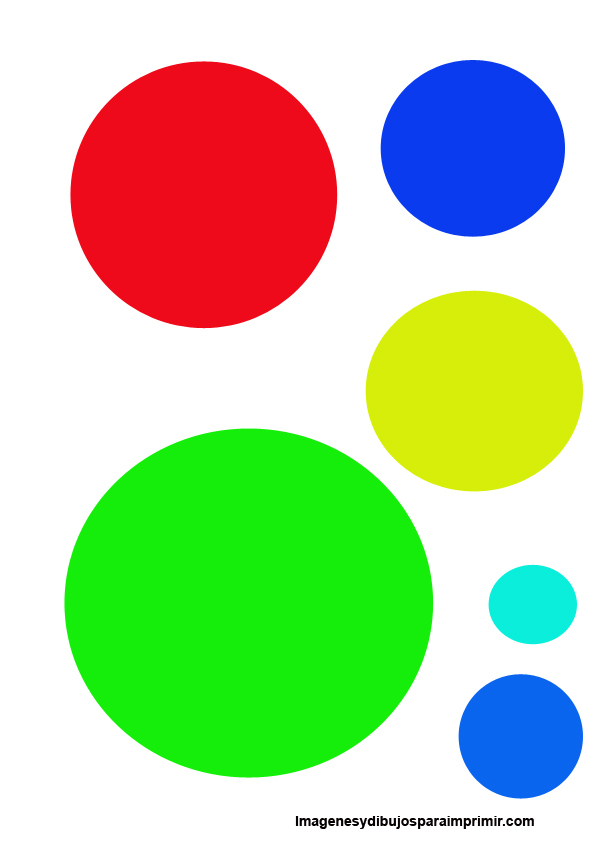
#> input picture Analysis/Program/base and test/colordet.jpg, 595 x 842 px, given in place of img1.jpg, which was not available
$ python summing_up.py   (Python 2 division)
#> lines starting #> are read from the running program, lines starting #| are printed output that depends on the picture; after the words box and inside, x2 and y2 are one past the last pixel; in counts of white or black regions, pixels touching at a corner belong together; long printed decimals are rounded; pictures that were not available may be replaced by others from this repository, and a replacement may not be noted
import numpy as np
import matplotlib.pyplot as plt
import cv2
import threading as thr
import time as ti
import imutils
import urllib2 as url
bot_points=[[72,43],[22,87],[92,13],[12,55],[71,02],[13,55],[77,1],[32,33],[91,64],[2,4],[99,100]]
t=bot_points
#initialisations
line=[]
pos=[]
posi=[]
cent=[]
clr_id={}
distance=[]
dist=[]
new=[]
bots=5
u=1
v=1
d=1
e=1
s_lim=5
x=640
y=480
cap=cv2.VideoCapture(1)
lower = {'red': (166, 100, 100), 'green': (40, 100, 100), 'blue': (100, 100,100), 'yellow': (8,100, 100), 'orange': (-6,100,100)}
upper = {'red': (186, 255, 255), 'green': (65, 255, 255), 'blue': (120, 255, 255), 'yellow': (28, 255, 255), 'orange': (14,255,255)}
center_bot=int((bots-1)/2)
median=int(y/2)
upper_range=x-(0.1*x)
lower_range=x-(0.9*x)
spacing=(upper_range-lower_range)/bots
z=int(lower_range)
def bot70(x,y):#robot protocols
    return 0
def bot71(x,y):#robot protocols
    return 0
def bot72(x,y):#robot protocols
    return 0
def bot73(x,y):#robot protocols
    return 0
def bot74(x,y):#robot protocols
    return 0
#test
# [37 lines left out: function overall, not called in this run]
def get_image():
    #_,img=cap.read()
    img=cv2.imread("img1.jpg")
#> img is the input picture: shape (842, 595, 3); mean B, G, R 161.3, 208.6, 181.4
    _=True
    if _:
        return img
    else:
        print "camera cannot be accessed"
        return None
def line_skeleton(z=z):
    #for making line skeleton in any given x and y
    for i in range(bots):
        line.append([z,median])
        z=int(z+spacing)
    return line
# [40 lines left out: function rectangular_wave, not called in this run]
def nearest_neighbours(skeleton,temp):
    posi=[]
    #find euclidian distance  eu_dist=sqrt((x1-y1)*2-(x2-y2)*2)
    #mutable list should be assigned properly
    temp=temp[:]
    t=temp
    for i in xrange(len(t)):
        distance=[]
        for j in temp:
            dis = np.linalg.norm(np.array(skeleton[i]) - np.array(j))
            distance.append([dis,j])
        pos=[k[1] for k in sorted(distance)][0]
        posi.append(pos)
        temp.remove(pos)
    return posi
def color_centers(x,lower,upper):
    mask = cv2.inRange(x, lower, upper)
    mask = cv2.erode(mask, None, iterations=2)
    mask = cv2.dilate(mask, None, iterations=2)
    cnts = cv2.findContours(mask.copy(), cv2.RETR_EXTERNAL,cv2.CHAIN_APPROX_SIMPLE)[-2]
    if len(cnts) > 0:
        c = max(cnts, key=cv2.contourArea)
        rect=cv2.minAreaRect(np.array(c))
        print rect
        ((x, y), radius) = cv2.minEnclosingCircle(c)
        M = cv2.moments(c)
        center = (int(M["m10"] / M["m00"]), int(M["m01"] / M["m00"]))
        if radius > 10:
            cv2.circle(g, (int(x), int(y)), int(radius),(0, 255, 255), 2)
            cv2.circle(g, center, 5, (0, 255, 0), -1)
            return center
    else:return 0
if __name__=="__main__":
    g = get_image()
    g = imutils.resize(g, width=640, height=480)
    hsv = cv2.cvtColor(g, cv2.COLOR_BGR2HSV)
#> hsv: shape (905, 640, 3); mean H, S, V 46.4, 114.1, 246.5
    for clr, ran in lower.iteritems():
        clr_centr = color_centers(hsv, lower[clr], upper[clr])
        if clr_centr == 0:
            pass
        else:
            cent.append(list(clr_centr))
            clr_id[clr] = tuple(clr_centr)
#> this loop made 5 passes
#> (rect in color_centers, x in color_centers, y in color_centers, radius in color_centers, clr_centr) on passes 1 to 3: (((219, 209), (286, 286), -90), 218.7, 208.9, 143.6, (218, 208)), (((267, 648), (374, 396), -90), 267.1, 647, 198.3, (267, 647)), (((508.5, 159), (190, 197), -90), 508.3, 159, 99.13, (508, 158))
#> clr_centr on passes 4 to 5: 0, 0
#| ((219.0, 209.0), (286.0, 286.0), -90.0)
#| ((267.0, 648.0), (374.0, 396.0), -90.0)
#| ((508.5, 159.0), (190.0, 197.0), -90.0)
#> pass 1, in color_centers, `mask = cv2.inRange(x, lower, upper)`:
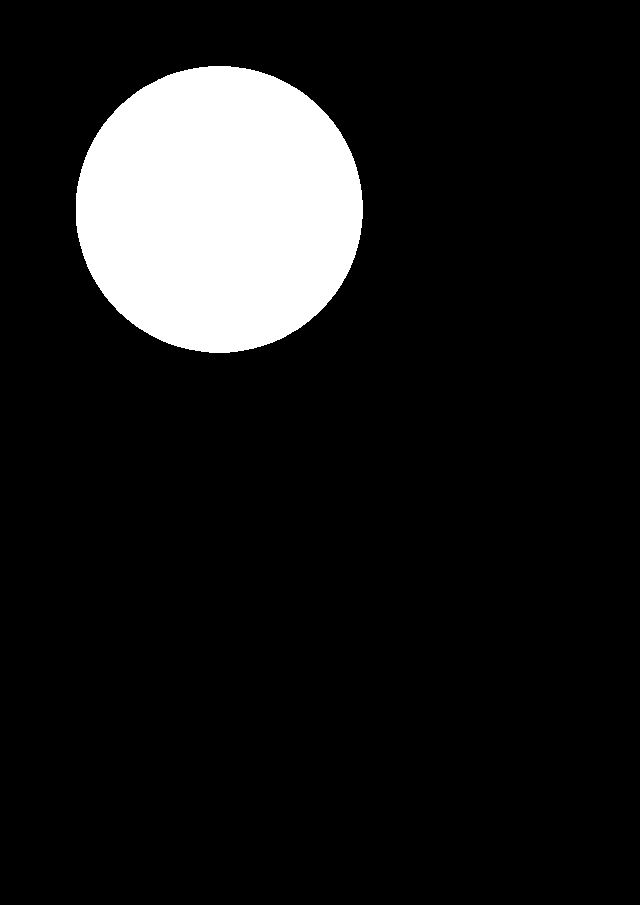
#> mask: shape (905, 640); 11.2% white; 1 white region, box (x1, y1, x2, y2) and area: (76, 66, 363, 353) 64677
#> pass 1, in color_centers, `mask = cv2.erode(mask, None, iterations=2)`:
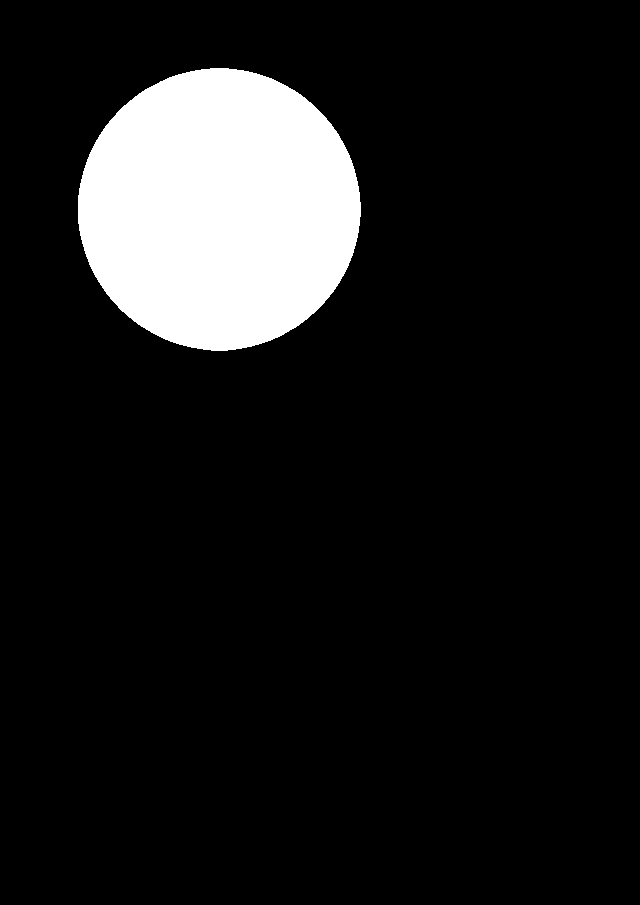
#> mask: shape (905, 640); 10.8% white; 1 white region, box (x1, y1, x2, y2) and area: (78, 68, 361, 351) 62397
#> pass 2, in color_centers (call 2), `mask = cv2.inRange(x, lower, upper)`:
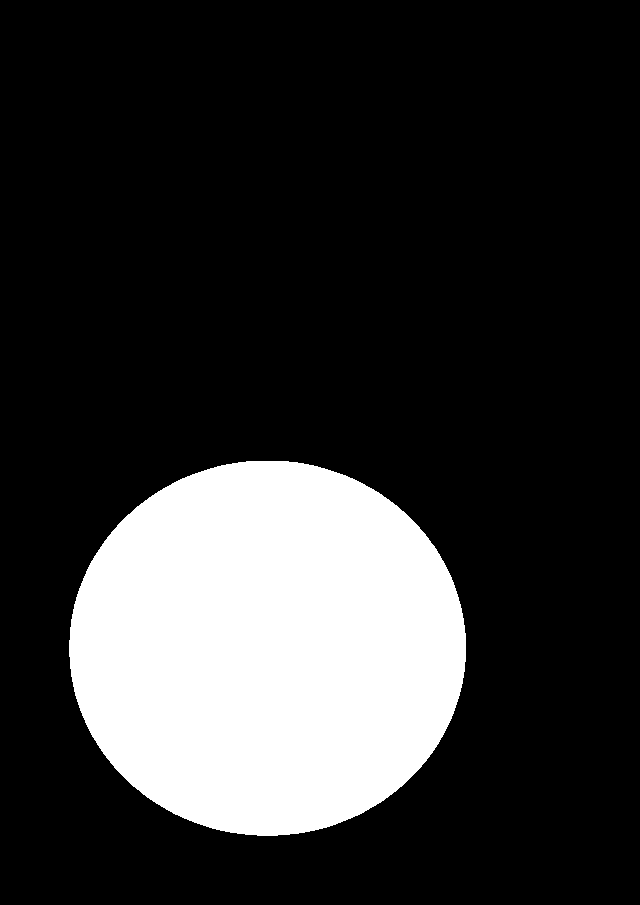
#> mask: shape (905, 640); 20.2% white; 1 white region, box (x1, y1, x2, y2) and area: (69, 461, 466, 836) 116997
#> pass 2, in color_centers (call 2), `mask = cv2.erode(mask, None, iterations=2)`:
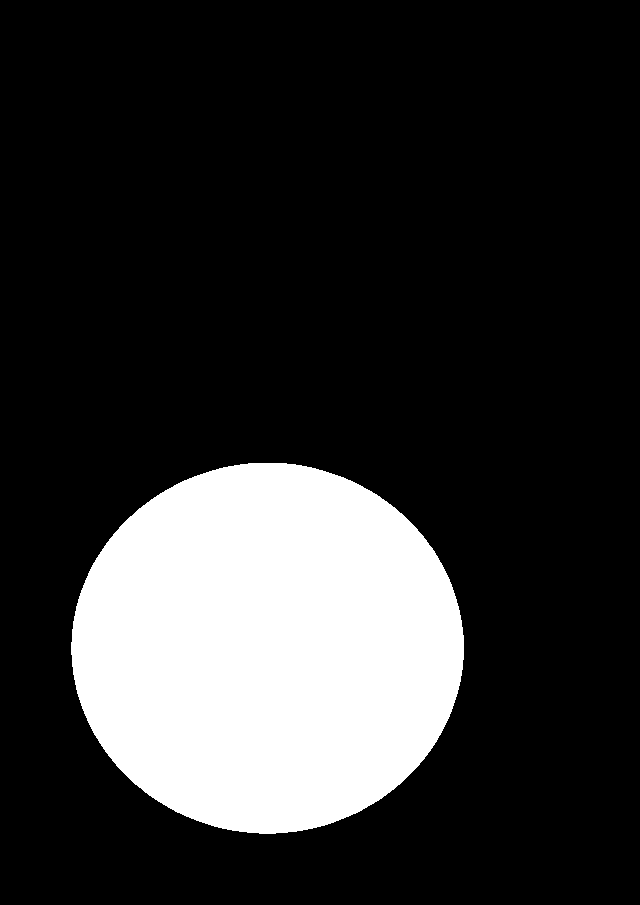
#> mask: shape (905, 640); 19.7% white; 1 white region, box (x1, y1, x2, y2) and area: (71, 463, 464, 834) 113925
#> after the loop, cent = [[218, 208], [267, 647], [508, 158]]; clr_id = {'red': (218, 208), 'green': (267, 647), 'blue': (508, 158)}
    lin = line_skeleton()
    arranged = nearest_neighbours(lin, cent)
#> in nearest_neighbours, `temp=temp[:]`: temp = [[218, 208], [267, 647], [508, 158]]
#> the loop in nearest_neighbours, `for i in xrange(len(t)):` made 3 passes
#> after the loop in nearest_neighbours, `for i in xrange(len(t)):`: posi = [[218, 208], [508, 158], [267, 647]]; temp = []
#> arranged = [[218, 208], [508, 158], [267, 647]]
    [cv2.circle(g, tuple(ke), 6, (0, 0, 255), 2) for ke in lin]
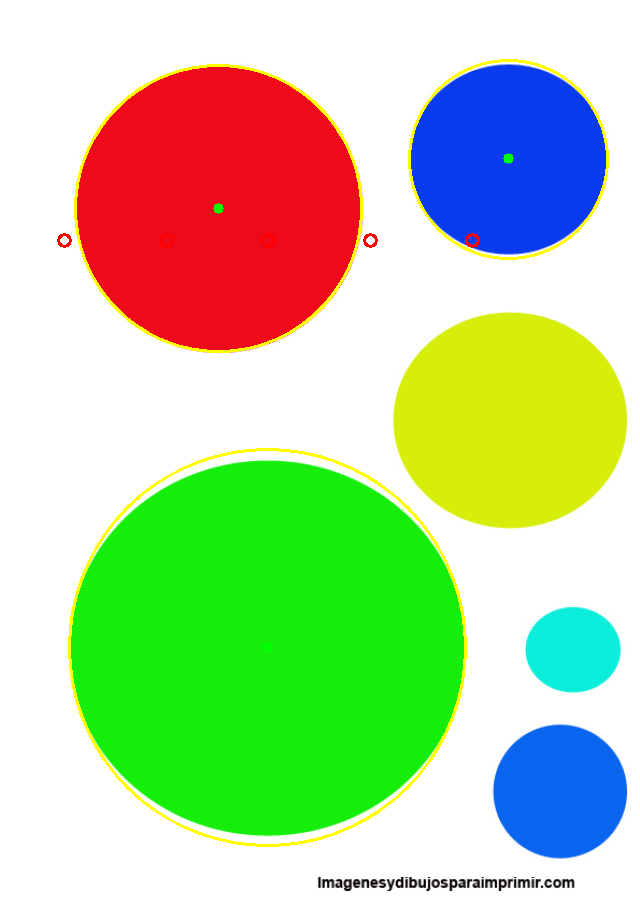
#> g: shape (905, 640, 3); mean B, G, R 158.4, 209.3, 181.8
    for ind, ar in enumerate(arranged):
        cv2.circle(g, tuple(ar), 7, (0, 255, 225), -1)
#> this loop made 3 passes
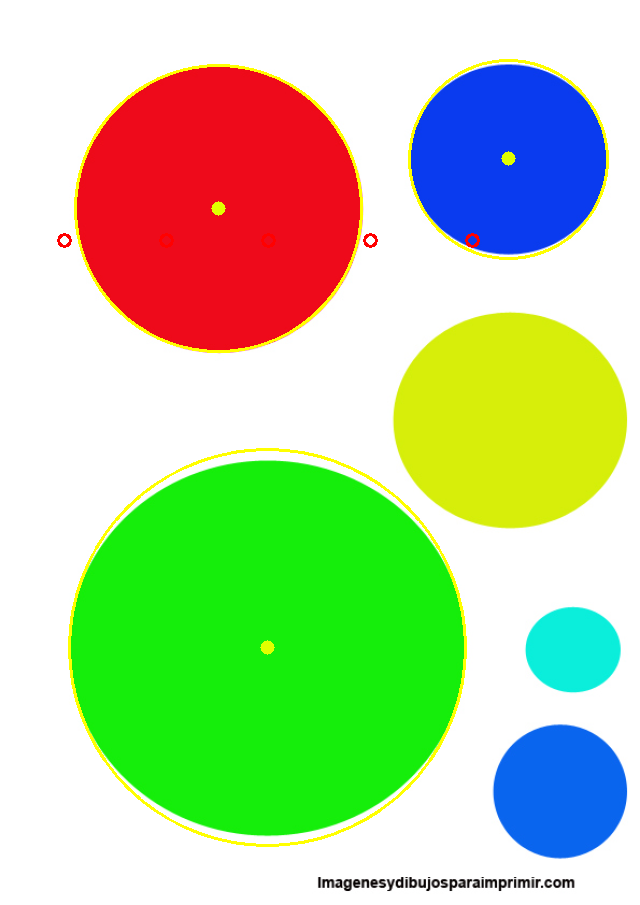
#> g: shape (905, 640, 3); 0.08% of pixels changed, all inside (x1, y1, x2, y2) = (211, 151, 516, 655)
        # cv2.line(g,tuple(lin[ind]), tuple(ar), 7)


    def set_clr(skel, arranged, clr_id, dist):
        for s, a, d in zip(skel, arranged, dist):
            for key in clr_id.keys():
                print key
                if clr_id[key] == tuple(a):
                    print "here"
                    clr_id[key] = [s, a, d[0], d[3]]
        return clr_id


    def finding_angles(line, points):
        for i, j in zip(line, points):
            hyp = (np.linalg.norm(np.array(i) - np.array(j)))
            opp = (np.linalg.norm(np.array((j[0], median)) - np.array(j)))
            adj = (np.linalg.norm(np.array(i) - np.array((j[0], median))))
            angle = 180 - (90 + np.degrees((np.arccos((adj / hyp)))))
            dist.append([hyp, opp, adj, angle])
        return dist


    print finding_angles(lin, arranged)
#> the loop in finding_angles, `for i, j in zip(line, points):` made 3 passes
#> (i, j, hyp, opp, adj, angle) on passes 1 to 3: ([64, 240], [218, 208], 157.3, 32, 154, 78.26), ([166, 240], [508, 158], 351.7, 82, 342, 76.52), ([268, 240], [267, 647], 407, 407, 1, 0.141)
#> after the loop in finding_angles, `for i, j in zip(line, points):`: dist = [[157.3, 32, 154, 78.26], [351.7, 82, 342, 76.52], [407, 407, 1, 0.141]]
#| [[157.290, 32.0, 154.0, 78.261], [351.693, 82.0, 342.0, 76.517], [407.001, 407.0, 1.0, 0.1408]]
    final_dict = set_clr(lin, arranged, clr_id, dist)
#> the loop in set_clr, `for s, a, d in zip(skel, arranged, dist):` made 3 passes
#| red
#| here
#| green
#| blue
#| red
#| green
#| blue
#| here
#| red
#| green
#> (further printed lines are left out)
#> after the loop in set_clr, `for s, a, d in zip(skel, arranged, dist):`: clr_id = {'red': [[64, 240], [218, 208], 157.3, 78.26], 'green': [[268, 240], [267, 647], 407, 0.141], 'blue': [[166, 240], [508, 158], 351.7, 76.52]}
#> final_dict has the same summary as clr_id in set_clr
    #format:[color:orgin,destination,distance,angle]
    print final_dict
#| {'red': [[64, 240], [218, 208], 157.290, 78.261], 'green': [[268, 240], [267, 647], 407.001, 0.1408], 'blue': [[166, 240], [508, 158], 351.693, 76.517]}
    for k, va in final_dict.iteritems():
        cv2.line(g, tuple(va[0]), tuple(va[1]), (255, 0, 0), 4)
#> this loop made 3 passes
#> (k, va) on passes 1 to 3: ('red', [[64, 240], [218, 208], 157.3, 78.26]), ('green', [[268, 240], [267, 647], 407, 0.141]), ('blue', [[166, 240], [508, 158], 351.7, 76.52])
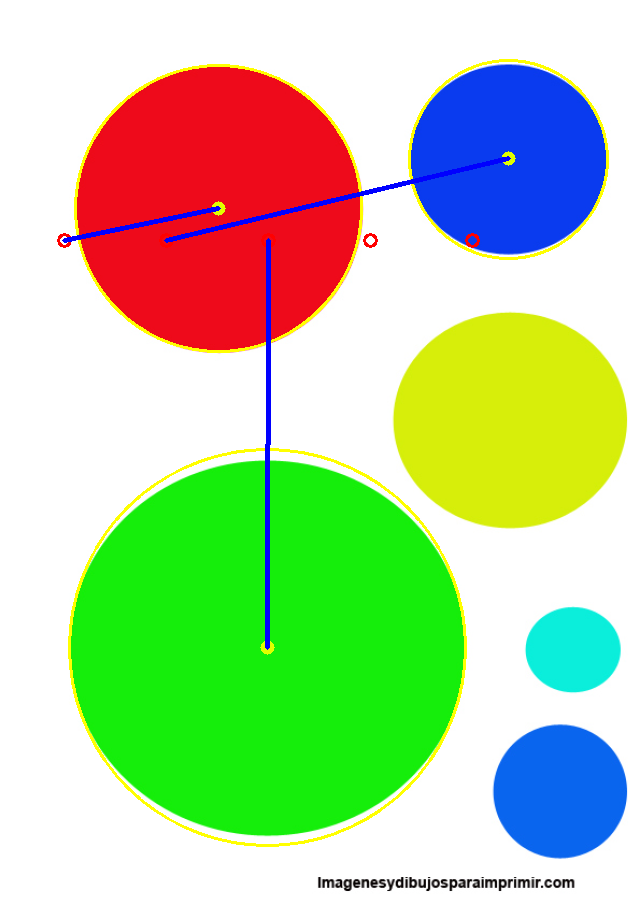
#> g: shape (905, 640, 3); 0.78% of pixels changed, all inside (x1, y1, x2, y2) = (62, 156, 511, 650)

    for key,value in final_dict.iteritems():
        if key=='blue':
            x1=thr.Thread(target=bot70,args=(value[2],value[3]))
        if key=='green':
            x2=thr.Thread(target=bot71,args=(value[2],value[3]))
        if key=='red':
            x3=thr.Thread(target=bot72,args=(value[2],value[3]))
        if key=='yellow':
            x4=thr.Thread(target=bot73,args=(value[2],value[3]))
        if key=='orange':
            x5=thr.Thread(target=bot74,args=(value[2],value[3]))
#> this loop made 3 passes
    cv2.imshow("go", g)
    cv2.waitKey(0)
    x1.start()
    x2.start()
    x3.start()
#> (the run stopped early here; a loop or call above may not have finished)
